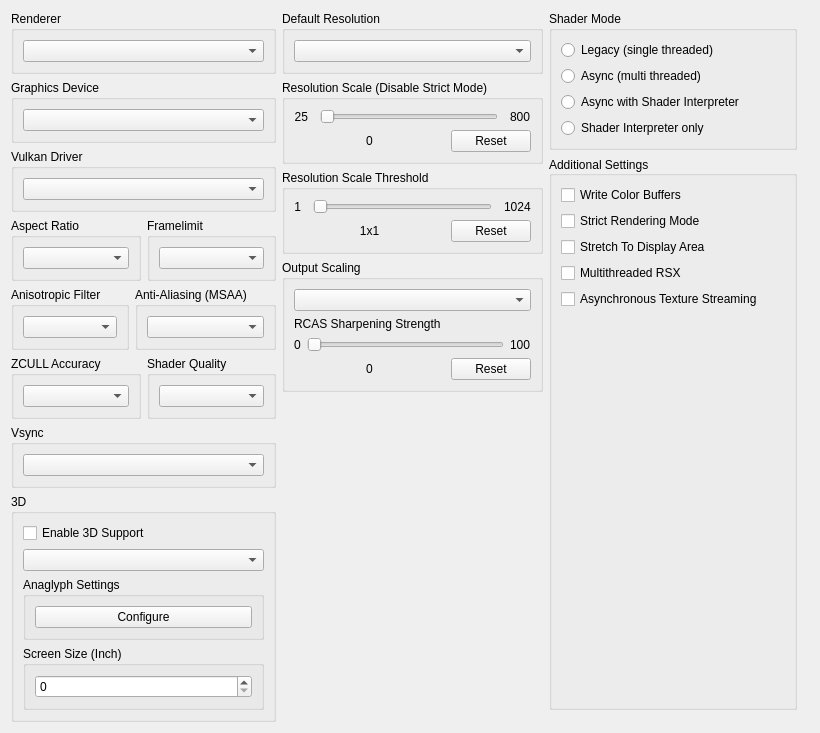
         <widget class="QWidget" name="gpuTabScrollContents">
          <property name="geometry">
           <rect>
            <x>0</x>
            <y>0</y>
            <width>820</width>
            <height>688</height>
           </rect>
          </property>
          <layout class="QVBoxLayout" name="gpuTabScrollContentsLayout">
           <item>
            <layout class="QHBoxLayout" name="gpuTabLayout" stretch="1,1,1">
             <item>
              <layout class="QVBoxLayout" name="gpuTabLayoutLeft">
               <item>
                <widget class="QGroupBox" name="gb_renderer">
                 <property name="title">
                  <string>Renderer</string>
                 </property>
                 <layout class="QVBoxLayout" name="gb_renderer_layout">
                  <item>
                   <widget class="QComboBox" name="renderBox"/>
                  </item>
                 </layout>
                </widget>
               </item>
               <item>
                <widget class="QGroupBox" name="gb_graphicsAdapter">
                 <property name="title">
                  <string>Graphics Device</string>
                 </property>
                 <layout class="QVBoxLayout" name="gb_graphicsAdapter_layout">
                  <item>
                   <widget class="QComboBox" name="graphicsAdapterBox"/>
                  </item>
                 </layout>
                </widget>
               </item>
               <item>
                <widget class="QGroupBox" name="gb_vulkanDriver">
                 <property name="title">
                  <string>Vulkan Driver</string>
                 </property>
                 <layout class="QVBoxLayout" name="gb_vulkanDriver_layout">
                  <item>
                   <widget class="QComboBox" name="vulkanDriver"/>
                  </item>
                 </layout>
                </widget>
               </item>
               <item>
                <widget class="QWidget" name="widget_gpu_top" native="true">
                 <layout class="QHBoxLayout" name="widget_gpu_top_layout" stretch="1,1">
                  <property name="leftMargin">
                   <number>0</number>
                  </property>
                  <property name="topMargin">
                   <number>0</number>
                  </property>
                  <property name="rightMargin">
                   <number>0</number>
                  </property>
                  <property name="bottomMargin">
                   <number>0</number>
                  </property>
                  <item>
                   <widget class="QGroupBox" name="gb_aspectRatio">
                    <property name="title">
                     <string>Aspect Ratio</string>
                    </property>
                    <layout class="QVBoxLayout" name="gb_aspectRatio_layout">
                     <item>
                      <widget class="QComboBox" name="aspectBox"/>
                     </item>
                    </layout>
                   </widget>
                  </item>
                  <item>
                   <widget class="QGroupBox" name="gb_frameLimit">
                    <property name="title">
                     <string>Framelimit</string>
                    </property>
                    <layout class="QVBoxLayout" name="gb_frameLimit_layout">
                     <item>
                      <widget class="QComboBox" name="frameLimitBox"/>
                     </item>
                    </layout>
                   </widget>
                  </item>
                 </layout>
                </widget>
               </item>
               <item>
                <widget class="QWidget" name="widget_gpu_bottom" native="true">
                 <layout class="QHBoxLayout" name="widget_gpu_bottom_layout" stretch="1,1">
                  <property name="leftMargin">
                   <number>0</number>
                  </property>
                  <property name="topMargin">
                   <number>0</number>
                  </property>
                  <property name="rightMargin">
                   <number>0</number>
                  </property>
                  <property name="bottomMargin">
                   <number>0</number>
                  </property>
                  <item>
                   <widget class="QGroupBox" name="gb_anisotropicFilter">
                    <property name="title">
                     <string>Anisotropic Filter</string>
                    </property>
                    <layout class="QVBoxLayout" name="gb_anisotropicFilter_layout">
                     <item>
                      <widget class="QComboBox" name="anisotropicFilterOverride"/>
                     </item>
                    </layout>
                   </widget>
                  </item>
                  <item>
                   <widget class="QGroupBox" name="gb_antiAliasing">
                    <property name="title">
                     <string>Anti-Aliasing (MSAA)</string>
                    </property>
                    <layout class="QVBoxLayout" name="gb_antiAliasing_layout">
                     <item>
                      <widget class="QComboBox" name="antiAliasing"/>
                     </item>
                    </layout>
                   </widget>
                  </item>
                 </layout>
                </widget>
               </item>
               <item>
                <widget class="QWidget" name="widget_gpu_3" native="true">
                 <layout class="QHBoxLayout" name="widget_gpu_3_layout" stretch="1,1">
                  <property name="leftMargin">
                   <number>0</number>
                  </property>
                  <property name="topMargin">
                   <number>0</number>
                  </property>
                  <property name="rightMargin">
                   <number>0</number>
                  </property>
                  <property name="bottomMargin">
                   <number>0</number>
                  </property>
                  <item>
                   <widget class="QGroupBox" name="gbZCULL">
                    <property name="title">
                     <string>ZCULL Accuracy</string>
                    </property>
                    <layout class="QVBoxLayout" name="gbZCULL_layout">
                     <item>
                      <widget class="QComboBox" name="zcullPrecisionMode"/>
                     </item>
                    </layout>
                   </widget>
                  </item>
                  <item>
                   <widget class="QGroupBox" name="gbShaderPrecision">
                    <property name="title">
                     <string>Shader Quality</string>
                    </property>
                    <layout class="QVBoxLayout" name="gbShaderPrecision_layout">
                     <item>
                      <widget class="QComboBox" name="shaderPrecision"/>
                     </item>
                    </layout>
                   </widget>
                  </item>
                 </layout>
                </widget>
               </item>
               <item>
                <widget class="QWidget" name="widget_gpu_4" native="true">
                 <layout class="QHBoxLayout" name="widget_gpu_4_layout" stretch="1">
                  <property name="leftMargin">
                   <number>0</number>
                  </property>
                  <property name="topMargin">
                   <number>0</number>
                  </property>
                  <property name="rightMargin">
                   <number>0</number>
                  </property>
                  <property name="bottomMargin">
                   <number>0</number>
                  </property>
                  <item>
                   <widget class="QGroupBox" name="gbVsync">
                    <property name="title">
                     <string>Vsync</string>
                    </property>
                    <layout class="QVBoxLayout" name="gbVsync_layout">
                     <item>
                      <widget class="QComboBox" name="vsyncMode"/>
                     </item>
                    </layout>
                   </widget>
                  </item>
                 </layout>
                </widget>
               </item>
               <item>
                <widget class="QGroupBox" name="gb_stereo">
                 <property name="title">
                  <string>3D</string>
                 </property>
                 <layout class="QVBoxLayout" name="gb_stereo_layout">
                  <item>
                   <widget class="QCheckBox" name="stereoRenderEnabled">
                    <property name="text">
                     <string>Enable 3D Support</string>
                    </property>
                   </widget>
                  </item>
                  <item>
                   <widget class="QComboBox" name="stereoRenderMode"/>
                  </item>
                  <item>
                   <widget class="QGroupBox" name="gb_anaglyph_settings">
                    <property name="title">
                     <string>Anaglyph Settings</string>
                    </property>
                    <layout class="QHBoxLayout" name="layout_gb_anaglyph_settings">
                     <item>
                      <widget class="QPushButton" name="pb_anaglyph_settings">
                       <property name="text">
                        <string>Configure</string>
                       </property>
                      </widget>
                     </item>
                    </layout>
                   </widget>
                  </item>
                  <item>
                   <widget class="QGroupBox" name="gb_screen_size">
                    <property name="title">
                     <string>Screen Size (Inch)</string>
                    </property>
                    <layout class="QVBoxLayout" name="layout_gb_screen_size">
                     <item>
                      <widget class="QSpinBox" name="sb_screen_size"/>
                     </item>
                    </layout>
                   </widget>
                  </item>
                 </layout>
                </widget>
               </item>
               <item>
                <spacer name="gpu_tab_layout_right_spacer">
                 <property name="orientation">
                  <enum>Qt::Orientation::Vertical</enum>
                 </property>
                 <property name="sizeType">
                  <enum>QSizePolicy::Policy::MinimumExpanding</enum>
                 </property>
                 <property name="sizeHint" stdset="0">
                  <size>
                   <width>0</width>
                   <height>0</height>
                  </size>
                 </property>
                </spacer>
               </item>
              </layout>
             </item>
             <item>
              <layout class="QVBoxLayout" name="gpuTabLayoutMiddle">
               <item>
                <widget class="QGroupBox" name="gb_default_resolution">
                 <property name="title">
                  <string>Default Resolution</string>
                 </property>
                 <layout class="QVBoxLayout" name="gb_default_resolution_layout">
                  <item>
                   <widget class="QComboBox" name="resBox"/>
                  </item>
                 </layout>
                </widget>
               </item>
               <item>
                <layout class="QVBoxLayout" name="layout_resolution_scale">
                 <property name="spacing">
                  <number>6</number>
                 </property>
                 <property name="leftMargin">
                  <number>0</number>
                 </property>
                 <item>
                  <widget class="QGroupBox" name="gb_resolutionScale">
                   <property name="title">
                    <string>Resolution Scale (Disable Strict Mode)</string>
                   </property>
                   <layout class="QVBoxLayout" name="gb_resolutionScale_layout">
                    <item>
                     <widget class="QWidget" name="resolutionScaleLayoutTop" native="true">
                      <layout class="QHBoxLayout" name="horizontalLayout_23" stretch="0,1,0">
                       <property name="spacing">
                        <number>12</number>
                       </property>
                       <property name="leftMargin">
                        <number>0</number>
                       </property>
                       <property name="topMargin">
                        <number>0</number>
                       </property>
                       <property name="rightMargin">
                        <number>0</number>
                       </property>
                       <property name="bottomMargin">
                        <number>0</number>
                       </property>
                       <item>
                        <widget class="QLabel" name="resolutionScaleMin">
                         <property name="text">
                          <string>25</string>
                         </property>
                         <property name="alignment">
                          <set>Qt::AlignmentFlag::AlignRight|Qt::AlignmentFlag::AlignTrailing|Qt::AlignmentFlag::AlignVCenter</set>
                         </property>
                        </widget>
                       </item>
                       <item>
                        <widget class="QSlider" name="resolutionScale">
                         <property name="orientation">
                          <enum>Qt::Orientation::Horizontal</enum>
                         </property>
                        </widget>
                       </item>
                       <item>
                        <widget class="QLabel" name="resolutionScaleMax">
                         <property name="text">
                          <string>800</string>
                         </property>
                        </widget>
                       </item>
                      </layout>
                     </widget>
                    </item>
                    <item>
                     <layout class="QHBoxLayout" name="resolutionScaleLayoutBottom" stretch="1,0">
                      <item>
                       <widget class="QLabel" name="resolutionScaleVal">
                        <property name="text">
                         <string>0</string>
                        </property>
                        <property name="alignment">
                         <set>Qt::AlignmentFlag::AlignCenter</set>
                        </property>
                       </widget>
                      </item>
                      <item>
                       <widget class="QPushButton" name="resolutionScaleReset">
                        <property name="text">
                         <string>Reset</string>
                        </property>
                       </widget>
                      </item>
                     </layout>
                    </item>
                   </layout>
                  </widget>
                 </item>
                 <item>
                  <widget class="QGroupBox" name="gb_minimumScalableDimension">
                   <property name="title">
                    <string>Resolution Scale Threshold</string>
                   </property>
                   <layout class="QVBoxLayout" name="gb_minimumScalableDimension_layout">
                    <item>
                     <layout class="QHBoxLayout" name="minimumScalableDimensionLayoutTop" stretch="0,1,0">
                      <property name="spacing">
                       <number>12</number>
                      </property>
                      <item>
                       <widget class="QLabel" name="minimumScalableDimensionMin">
                        <property name="text">
                         <string>1</string>
                        </property>
                        <property name="alignment">
                         <set>Qt::AlignmentFlag::AlignRight|Qt::AlignmentFlag::AlignTrailing|Qt::AlignmentFlag::AlignVCenter</set>
                        </property>
                       </widget>
                      </item>
                      <item>
                       <widget class="QSlider" name="minimumScalableDimension">
                        <property name="orientation">
                         <enum>Qt::Orientation::Horizontal</enum>
                        </property>
                       </widget>
                      </item>
                      <item>
                       <widget class="QLabel" name="minimumScalableDimensionMax">
                        <property name="text">
                         <string>1024</string>
                        </property>
                       </widget>
                      </item>
                     </layout>
                    </item>
                    <item>
                     <layout class="QHBoxLayout" name="minimumScalableDimensionLayoutBottom" stretch="1,0">
                      <item>
                       <widget class="QLabel" name="minimumScalableDimensionVal">
                        <property name="text">
                         <string>1x1</string>
                        </property>
                        <property name="alignment">
                         <set>Qt::AlignmentFlag::AlignCenter</set>
                        </property>
                       </widget>
                      </item>
                      <item>
                       <widget class="QPushButton" name="minimumScalableDimensionReset">
                        <property name="text">
                         <string>Reset</string>
                        </property>
                       </widget>
                      </item>
                     </layout>
                    </item>
                   </layout>
                  </widget>
                 </item>
                </layout>
               </item>
               <item>
                <widget class="QGroupBox" name="gb_outputScaling">
                 <property name="title">
                  <string>Output Scaling</string>
                 </property>
                 <layout class="QVBoxLayout" name="gb_Upscaling_layout">
                  <item>
                   <widget class="QComboBox" name="outputScalingMode"/>
                  </item>
                  <item>
                   <widget class="QWidget" name="fsrSharpeningStrengthWidget" native="true">
                    <layout class="QVBoxLayout" name="fsrSharpeningWidgetLayout">
                     <property name="leftMargin">
                      <number>0</number>
                     </property>
                     <property name="topMargin">
                      <number>0</number>
                     </property>
                     <property name="rightMargin">
                      <number>0</number>
                     </property>
                     <property name="bottomMargin">
                      <number>0</number>
                     </property>
                     <item>
                      <widget class="QLabel" name="fsrSharpeningStrengthLabel">
                       <property name="sizePolicy">
                        <sizepolicy hsizetype="Preferred" vsizetype="Preferred">
                         <horstretch>0</horstretch>
                         <verstretch>0</verstretch>
                        </sizepolicy>
                       </property>
                       <property name="text">
                        <string>RCAS Sharpening Strength</string>
                       </property>
                       <property name="alignment">
                        <set>Qt::AlignmentFlag::AlignBottom|Qt::AlignmentFlag::AlignLeading|Qt::AlignmentFlag::AlignLeft</set>
                       </property>
                       <property name="margin">
                        <number>1</number>
                       </property>
                      </widget>
                     </item>
                     <item>
                      <layout class="QHBoxLayout" name="fsrSharpeningLayoutTop">
                       <item>
                        <widget class="QLabel" name="minSharpeningVal">
                         <property name="text">
                          <string>0</string>
                         </property>
                        </widget>
                       </item>
                       <item>
                        <widget class="QSlider" name="fsrSharpeningStrength">
                         <property name="orientation">
                          <enum>Qt::Orientation::Horizontal</enum>
                         </property>
                        </widget>
                       </item>
                       <item>
                        <widget class="QLabel" name="maxSharpeningVal">
                         <property name="sizePolicy">
                          <sizepolicy hsizetype="Minimum" vsizetype="Preferred">
                           <horstretch>0</horstretch>
                           <verstretch>0</verstretch>
                          </sizepolicy>
                         </property>
                         <property name="text">
                          <string>100</string>
                         </property>
                        </widget>
                       </item>
                      </layout>
                     </item>
                     <item>
                      <layout class="QHBoxLayout" name="fsrSharpeningLayoutBottom" stretch="1,0">
                       <item>
                        <widget class="QLabel" name="fsrSharpeningStrengthVal">
                         <property name="text">
                          <string>0</string>
                         </property>
                         <property name="alignment">
                          <set>Qt::AlignmentFlag::AlignCenter</set>
                         </property>
                        </widget>
                       </item>
                       <item>
                        <widget class="QPushButton" name="fsrSharpeningStrengthReset">
                         <property name="text">
                          <string>Reset</string>
                         </property>
                        </widget>
                       </item>
                      </layout>
                     </item>
                    </layout>
                   </widget>
                  </item>
                 </layout>
                </widget>
               </item>
               <item>
                <spacer name="gpu_tab_layout_middle_spacer">
                 <property name="orientation">
                  <enum>Qt::Orientation::Vertical</enum>
                 </property>
                 <property name="sizeType">
                  <enum>QSizePolicy::Policy::MinimumExpanding</enum>
                 </property>
                 <property name="sizeHint" stdset="0">
                  <size>
                   <width>0</width>
                   <height>0</height>
                  </size>
                 </property>
                </spacer>
               </item>
              </layout>
             </item>
             <item>
              <layout class="QVBoxLayout" name="gpuTabLayoutRight">
               <property name="rightMargin">
                <number>12</number>
               </property>
               <property name="bottomMargin">
                <number>12</number>
               </property>
               <item>
                <widget class="QGroupBox" name="gb_shader_mode">
                 <property name="minimumSize">
                  <size>
                   <width>0</width>
                   <height>123</height>
                  </size>
                 </property>
                 <property name="title">
                  <string>Shader Mode</string>
                 </property>
                 <layout class="QVBoxLayout" name="verticalLayout">
                  <item>
                   <widget class="QRadioButton" name="rb_legacy_recompiler">
                    <property name="text">
                     <string notr="true">Legacy (single threaded)</string>
                    </property>
                   </widget>
                  </item>
                  <item>
                   <widget class="QRadioButton" name="rb_async_recompiler">
                    <property name="text">
                     <string notr="true">Async (multi threaded)</string>
                    </property>
                   </widget>
                  </item>
                  <item>
                   <widget class="QRadioButton" name="rb_async_with_shader_interpreter">
                    <property name="text">
                     <string notr="true">Async with Shader Interpreter</string>
                    </property>
                   </widget>
                  </item>
                  <item>
                   <widget class="QRadioButton" name="rb_shader_interpreter_only">
                    <property name="text">
                     <string notr="true">Shader Interpreter only</string>
                    </property>
                   </widget>
                  </item>
                 </layout>
                </widget>
               </item>
               <item>
                <widget class="QGroupBox" name="gb_additional_settings">
                 <property name="title">
                  <string>Additional Settings</string>
                 </property>
                 <property name="alignment">
                  <set>Qt::AlignmentFlag::AlignLeading|Qt::AlignmentFlag::AlignLeft|Qt::AlignmentFlag::AlignVCenter</set>
                 </property>
                 <layout class="QVBoxLayout" name="gb_additional_settings_layout">
                  <item>
                   <widget class="QCheckBox" name="dumpColor">
                    <property name="text">
                     <string>Write Color Buffers</string>
                    </property>
                   </widget>
                  </item>
                  <item>
                   <widget class="QCheckBox" name="strictModeRendering">
                    <property name="text">
                     <string>Strict Rendering Mode</string>
                    </property>
                   </widget>
                  </item>
                  <item>
                   <widget class="QCheckBox" name="stretchToDisplayArea">
                    <property name="text">
                     <string>Stretch To Display Area</string>
                    </property>
                   </widget>
                  </item>
                  <item>
                   <widget class="QCheckBox" name="multithreadedRSX">
                    <property name="text">
                     <string>Multithreaded RSX</string>
                    </property>
                   </widget>
                  </item>
                  <item>
                   <widget class="QCheckBox" name="asyncTextureStreaming">
                    <property name="text">
                     <string>Asynchronous Texture Streaming</string>
                    </property>
                   </widget>
                  </item>
                  <item>
                   <spacer name="additional_settings_spacer">
                    <property name="orientation">
                     <enum>Qt::Orientation::Vertical</enum>
                    </property>
                    <property name="sizeType">
                     <enum>QSizePolicy::Policy::MinimumExpanding</enum>
                    </property>
                    <property name="sizeHint" stdset="0">
                     <size>
                      <width>0</width>
                      <height>0</height>
                     </size>
                    </property>
                   </spacer>
                  </item>
                 </layout>
                </widget>
               </item>
              </layout>
             </item>
            </layout>
           </item>
           <item>
            <spacer name="gpuTabSpacer">
             <property name="orientation">
              <enum>Qt::Orientation::Vertical</enum>
             </property>
             <property name="sizeType">
              <enum>QSizePolicy::Policy::MinimumExpanding</enum>
             </property>
             <property name="sizeHint" stdset="0">
              <size>
               <width>0</width>
               <height>0</height>
              </size>
             </property>
            </spacer>
           </item>
          </layout>
         </widget>
